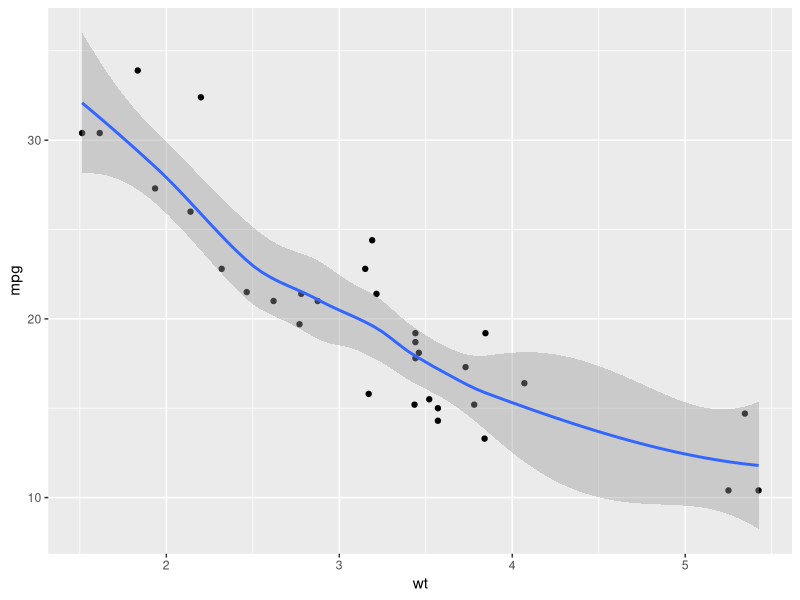
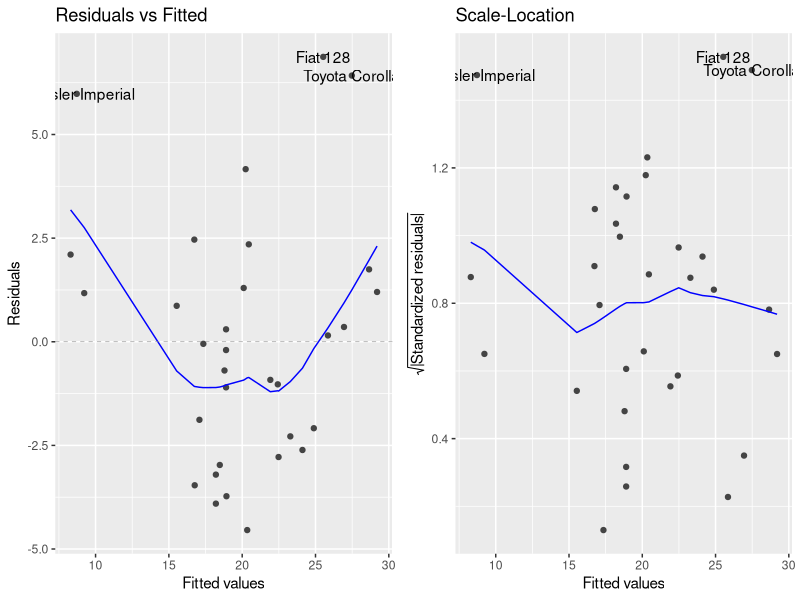
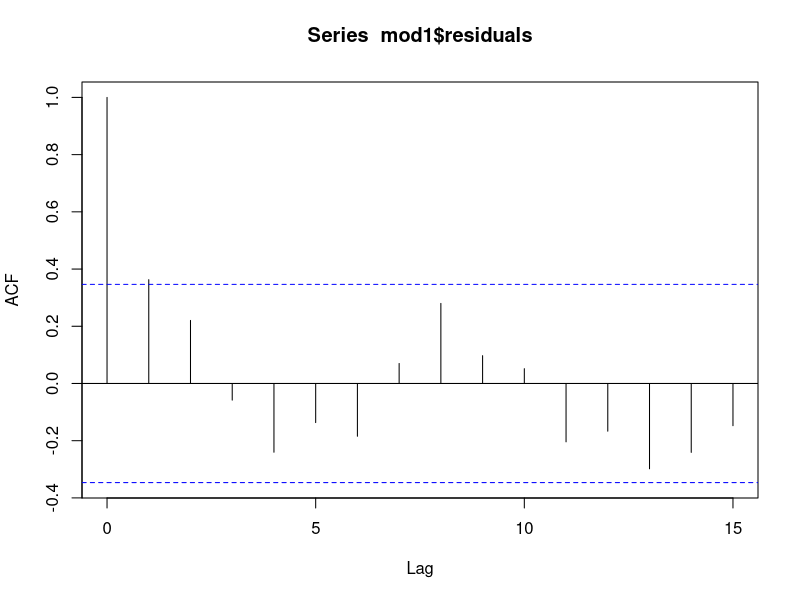
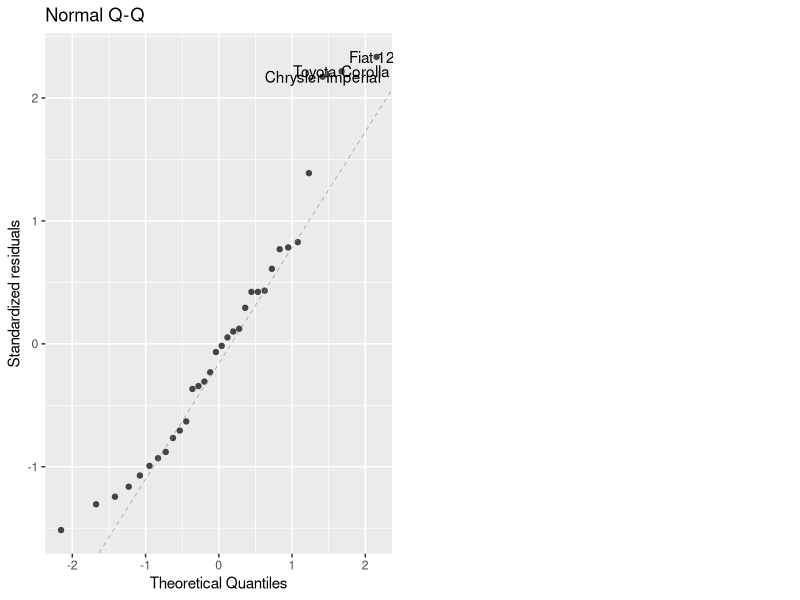
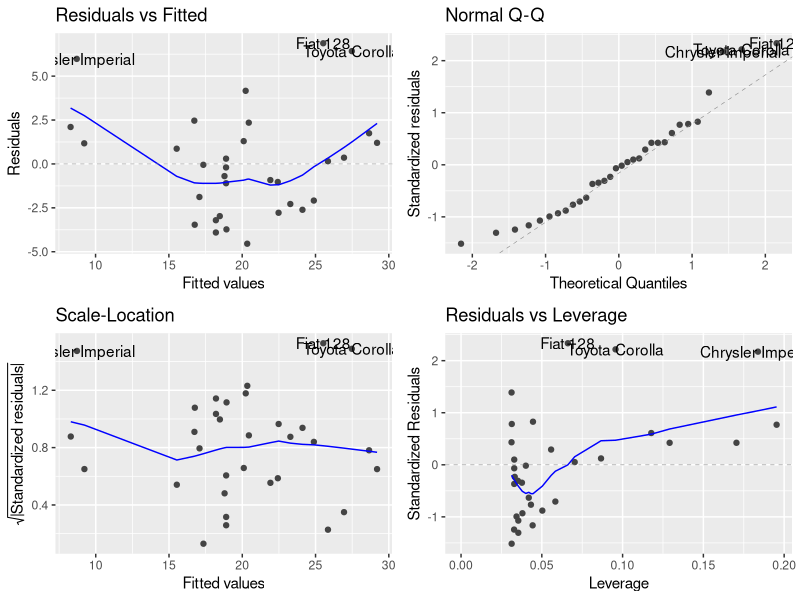

These figures' R source, in order: (Note: this script raises an error after producing the figures.)
#Instal ggfortify
library(ggfortify)
library(tidyverse)


mod1 <- lm(mpg ~wt, data = mtcars)
summary(mod1)

#1
# The regression model is lenear in parameters
#Eyeball it

mtcars %>%
  ggplot (., aes(x = wt, y = mpg)) +
  geom_point()+
  geom_smooth()


#2 
#The mean of residuals is zero
# Check model summary and test manually
# mean (mod1$residuals)
summary(mod1)
# the mean needs to be close to 0, THE 1Q AND 3Q needs to be similar
mean(mod1$residuals)


# 3
#Homoskedasticity of residuals or equel variance
# left side plots 

autoplot(mod1, which = c(1, 3))

#4 no autocorrelation of residuals
acf(mod1$residuals) #visual inspecticon
lmtest::dwtest(mod1) #formal test : Durbin Watson test :: means that it's the packege

#6 Normality of residuals
autoplot(mod1, which = 2)

autoplot(mod1)

getwd
#args(write_csv)
#
write_csv(x = mtcars,"./data/my_data.csv")
